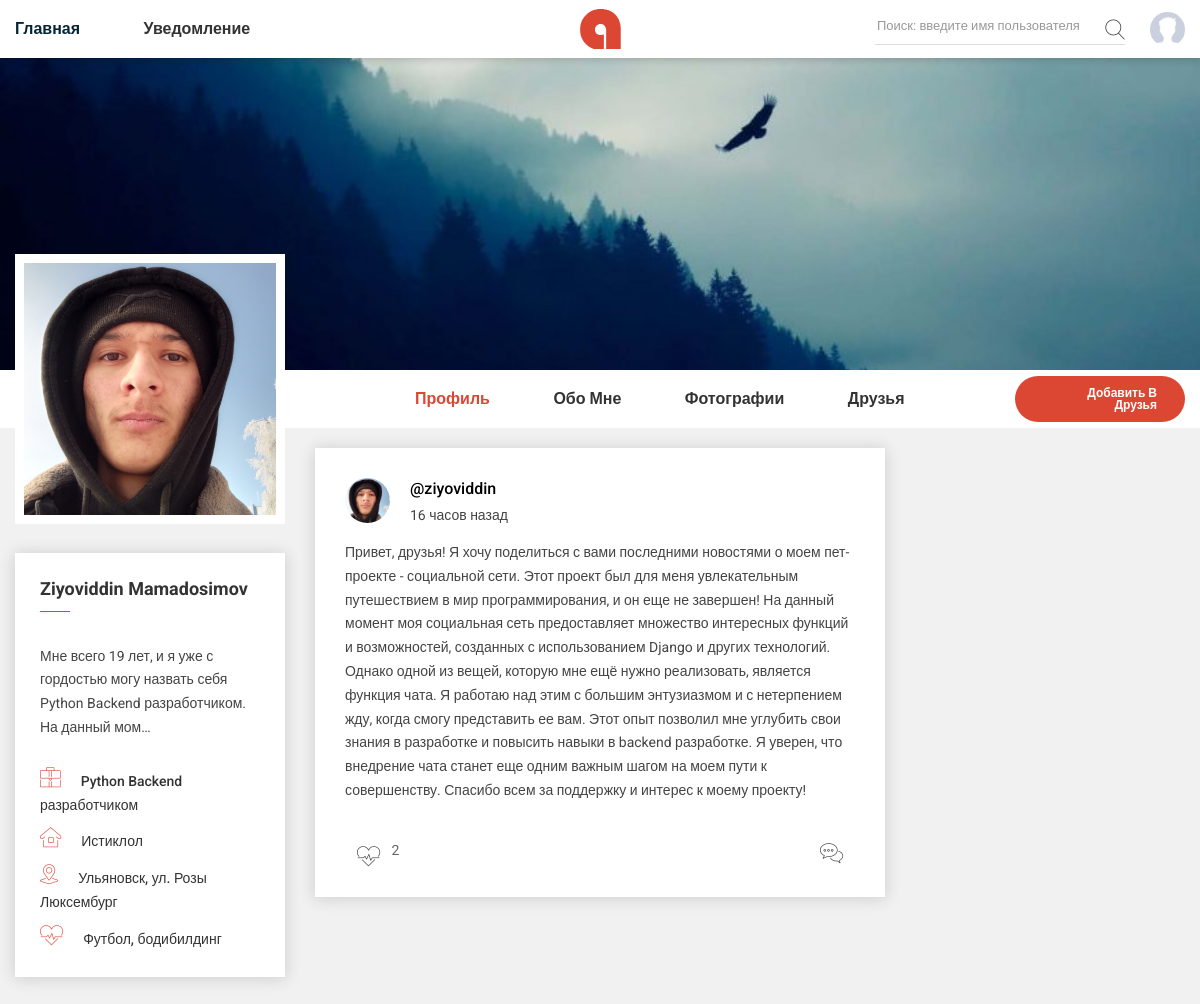
The page /friendship/other_user/5/ on the database its author committed.
### users/models.py (models this page shows)
class User(AbstractUser):
    image = models.ImageField(upload_to='users_images', null=True, blank=True)
    cover = models.ImageField(upload_to='user_covers', null=True, blank=True)
    about = models.TextField(null=True, blank=True)
    age = models.IntegerField(default=None, null=True, blank=True)
    job = models.CharField(max_length=128, null=True, blank=True)
    address = models.CharField(max_length=128, null=True, blank=True)
    hobbie = models.CharField(max_length=64, null=True, blank=True)
    contact = models.CharField(max_length=32, null=True, blank=True)
    city = models.CharField(max_length=32, null=True, blank=True)

### posts/models.py (models this page shows, shortened)
class Post(models.Model):
    user = models.ForeignKey(to=User, on_delete=models.CASCADE)
    description = models.TextField()
    image = models.ImageField(upload_to='posts_images', null=True, blank=True)
    video = models.FileField(upload_to='posts_videos', null=True, blank=True)
    created = models.DateTimeField(auto_now_add=True)
    likes = models.ManyToManyField(User, related_name='liked_posts', through='LikePost')

### friendship/views.py (the view)
# urls.py: path('other_user/<int:user_id>/', views.profile_other_user, name='other_user'),
def profile_other_user(request, user_id):
    other_user = get_object_or_404(User, id=user_id)
    other_post = Post.objects.filter(user=other_user).order_by('-created')
    context = {
        'other_user': other_user,
        'other_post': other_post,
        'comments': Comment.objects.all(),
        'title': 'Профиль'
    }
    return render(request, 'friendship/profile_other_user.html', context)

### friendship/context_processors.py (called while the page is built)
def notifications_friends(request):
    if request.user.is_authenticated:
        notifications = FriendshipRequestNotification.objects.filter(
            to_user=request.user,
        )
    else:
        notifications = []
    return {'notifications_friends': notifications}

### friendship/templates/friendship/profile_other_user.html (shortened to what this page needs)
{% extends 'base.html' %}
{% load static humanize %}
{% block content %}
<main>
    <div class="main-wrapper">
        <div class="profile-banner-large bg-img" data-bg="{% if other_user.cover %}{{ other_user.cover.url }}{% else %}{% static 'assets/images/banner/profile-banner.jpg' %} {% endif %}">
        </div>
        <div class="profile-menu-area bg-white">
            <div class="container">
                <div class="row align-items-center">
                    <div class="col-lg-3 col-md-3">
                        <div class="profile-picture-box">
                            <figure class="profile-picture">
                                <a>
                                    <img src="{% if other_user.image %} {{ other_user.image.url }} {% else %} {% static 'assets/images/users/default_avatar.jpg' %} {% endif %}" alt="profile picture">
                                </a>
                            </figure>
                        </div>
                    </div>
                    <div class="col-lg-6 col-md-6 offset-lg-1">
                        <div class="profile-menu-wrapper">
                            <div class="main-menu-inner header-top-navigation">
                                <nav>
                                    <ul class="main-menu">
                                        <li class="active"><a href="{% url 'friendship:other_user' other_user.id %}">Профиль</a></li>
                                        <li><a href="{% url 'friendship:other_user_about' other_user.id %}">Обо мне</a></li>
                                        <li><a href="{% url 'friendship:other_user_photos' other_user.id %}">Фотографии</a></li>
                                        <li><a href="{% url 'friendship:other_friends' other_user.id %}">Друзья</a></li>
                                    </ul>
                                </nav>
                            </div>
                        </div>
                    </div>
                    <div class="col-lg-2 col-md-3 d-none d-md-block">
                        <div class="profile-edit-panel">
                            <a class="edit-btn" href="{% url 'friendship:send_friend' other_user.id %}">Добавить в Друзья</a>
                        </div>
                    </div>
                </div>
            </div>
        </div>
        <div class="container">
            <div class="row">
                <div class="col-lg-3 order-2 order-lg-1">
                    <aside class="widget-area profile-sidebar">
                        <div class="card widget-item">
                            <h4 class="widget-title">{{ other_user.first_name }} {{ other_user.last_name }}</h4>
                            <div class="widget-body">
                                <div class="about-author">
                                    <p>{{ other_user.about|truncatechars:100 }}</p>
                                    <ul class="author-into-list">
                                        <li><a href="#"><i class="bi bi-office-bag"></i>{{ other_user.job }}</a></li>
                                        <li><a href="#"><i class="bi bi-home"></i>{{ other_user.city }}</a></li>
                                        <li><a href="#"><i class="bi bi-location-pointer"></i>{{ other_user.address }}</a></li>
                                        <li><a href="#"><i class="bi bi-heart-beat"></i>{{ other_user.hobbie }}</a></li>
                                    </ul>
                                </div>
                            </div>
                        </div>
                    </aside>
                </div>
                <div class="col-lg-6 order-1 order-lg-2">
                    {% for post in other_post %}
                    <div class="card">
                        <div class="post-title d-flex align-items-center">
                            <div class="profile-thumb">
                                <a href="#">
                                    <figure class="profile-thumb-middle">
                                        <img src="{% if other_user.image %} {{ post.user.image.url }} {% else %} {% static 'assets/images/users/default_avatar.jpg' %} {% endif %}" alt="profile picture">
                                    </figure>
                                </a>
                            </div>
                            <div class="posted-author">
                                <h6 class=""><a href="{% url 'friendship:other_user' post.user.id %}" style="color: black;">@{{ post.user }}</a></h6>
                                <span class="post-time">{{ post.created|naturaltime }}</span>
                            </div>
                        </div>
                        <div class="post-content">
                            <p class="post-desc">
                                {{ post.description }}
                            </p>
                            <div class="post-meta">
                                <form action="{% url 'posts:like_post' post.id %}" method="post">
                                    <button class="post-meta-like">
                                        <i class="bi bi-heart-beat"></i>
                                        <span>{{ post.likes.count }}</span>
                                    </button>
                                </form>
                                <ul class="comment-share-meta">
                                    <li>
                                        <button class="post-comment">
                                            <i class="bi bi-chat-bubble"></i>
                                        </button>
                                    </li>
                                </ul>
                            </div>
                        </div>
                    </div>
                    <div class="comments">
                        <figure style="overflow: scroll; height: 100px;">
                        </figure>
                    </div>
                    <br>
                    {% endfor %}
                </div>
            </div>
        </div>
    </div>
</main>
{% endblock %}

### feeds/templates/base.html (shortened to what this page needs)
{% load static %}
<!doctype html>
<html class="no-js" lang="en">
<head>
    <link href="https://vjs.zencdn.net/8.5.2/video-js.css" rel="stylesheet" />
    <link rel="stylesheet" href="https://cdn.jsdelivr.net/npm/bootstrap@5.2.3/dist/css/bootstrap.min.css">
    <link rel="stylesheet" href="{% static 'assets/css/vendor/bootstrap.min.css' %}">
    <link rel="stylesheet" href="{% static 'assets/css/vendor/bicon.min.css' %}">
    <link rel="stylesheet" href="{% static 'assets/css/vendor/flaticon.css' %}">
    <link rel="stylesheet" href="{% static 'assets/css/plugins/plyr.css' %}">
    <link rel="stylesheet" href="{% static 'assets/css/plugins/slick.min.css' %}">
    <link rel="stylesheet" href="{% static 'assets/css/plugins/nice-select.css' %}">
    <link rel="stylesheet" href="{% static 'assets/css/plugins/perfect-scrollbar.css' %}">
    <link rel="stylesheet" href="{% static 'assets/css/plugins/lightgallery.min.css' %}">
    <link rel="stylesheet" href="{% static 'assets/css/style.css' %}">
</head>
<body>
    <header>
        <div class="header-top sticky bg-white d-none d-lg-block">
            <div class="container">
                <div class="row align-items-center">
                    <div class="col-md-5">
                        <div class="header-top-navigation">
                            <nav>
                                <ul>
                                    <li class="active"><a href="{% url 'feeds:home' %}" style="color: #052537;">Главная</a></li>
                                    <li class="notification-trigger"><a class="msg-trigger-btn" href="#b">Уведомление</a>
                                    </li>
                                </ul>
                            </nav>
                        </div>
                    </div>
                    <div class="col-md-2">
                        <div class="brand-logo text-center">
                            <a href="{% url 'feeds:home' %}">
                                <img src="{% static 'assets/images/logo/logo.png' %}" alt="brand logo">
                            </a>
                        </div>
                    </div>
                    <div class="col-md-5">
                        <div class="header-top-right d-flex align-items-center justify-content-end">
                            <div class="header-top-search">
                                <form action="{% url 'feeds:search_users' %}" method="get" class="top-search-box">
                                    <input type="text" name="search" placeholder="Поиск: введите имя пользователя" class="top-search-field">
                                    <button class="top-search-btn"><i class="flaticon-search"></i></button>
                                </form>
                            </div>
                            <div class="profile-setting-box">
                                <div class="profile-thumb-small">
                                    <a href="javascript:void(0)" class="profile-triger">
                                        <figure>
                                            <img src="{% if user.image %} {{ user.image.url }} {% else %} {% static 'assets/images/users/default_avatar.jpg' %} {% endif %}" alt="profile picture">
                                        </figure>
                                    </a>
                                </div>
                            </div>
                        </div>
                    </div>
                </div>
            </div>
        </div>
    </header>
    {% block content %}
    {% endblock %}
</body>
</html>

### feeds/templates/base.html (style rules this page uses)
.comments { margin-top: 10px; }

### rows shown on the page
User: image (picture), first_name "Ziyoviddin", last_name "Mamadosimov", about "Мне всего 19 лет, и я уже с гордостью могу назвать себя Python Backend разработчиком. На данный мом…", job "Python Backend разработчиком", city "Истиклол", address "Ульяновск, ул. Розы Люксембург", hobbie "Футбол, бодибилдинг"
Post: user.image (picture), user "ziyoviddin", created "16 часов назад", description "Привет, друзья! Я хочу поделиться с вами последними новостями о моем пет-проекте - социальной сети. Этот проект был для меня увлекательным путешествием в мир программирования, и он еще не завершен! На данный момент моя социальная сеть предоставляет множество интересных функций и возможностей, созданных с использованием Django и других технологий. Однако одной из вещей, которую мне ещё нужно реализовать, является функция чата. Я работаю над этим с большим энтузиазмом и с нетерпением жду, когда смогу представить ее вам. Этот опыт позволил мне углубить свои знания в разработке и повысить навыки в backend разработке. Я уверен, что внедрение чата станет еще одним важным шагом на моем пути к…", likes.count "2"
